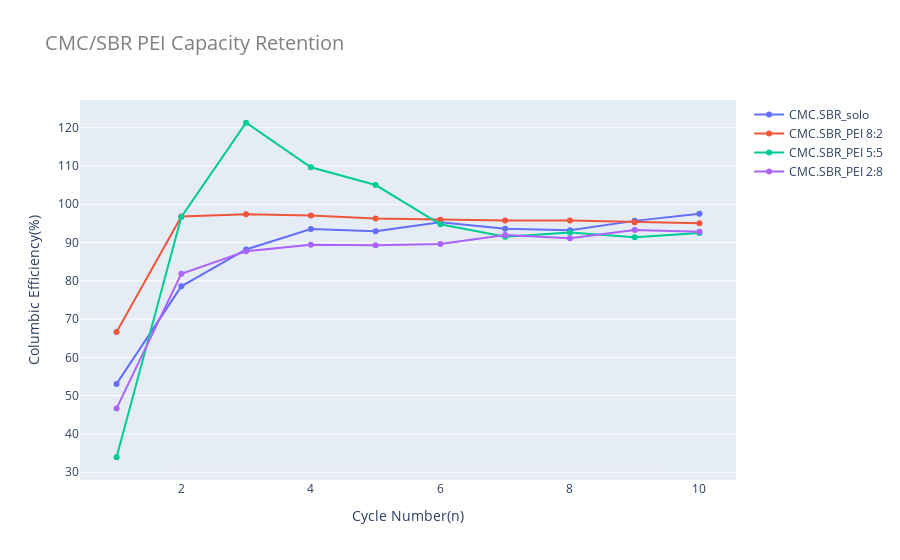

Notebook code for this chart:
### Code cell
layout = go.Layout(title='CMC/SBR PEI Capacity Retention', titlefont=dict(size=20, color='gray'),
                   xaxis={'title': {'text': 'Cycle Number(n)'}, # x축 라벨 추가, 그리드 숨김
                                   'gridwidth':1, 'showgrid':False},
                            yaxis={'title': {'text': 'Columbic Efficiency(%)'}})


volt_Retention = go.Figure(layout=layout)

# solo
volt_Retention.add_trace(go.Scatter(x=CycleN, 
                                 y=volt_sole['ColumbicEfficiency(%)'], mode='lines+markers', name = 'CMC.SBR_solo'))

volt_Retention.add_trace(go.Scatter(x=CycleN, 
                                 y=volt_8_2['ColumbicEfficiency(%)'], mode='lines+markers', name = 'CMC.SBR_PEI 8:2'))

volt_Retention.add_trace(go.Scatter(x=CycleN, 
                                 y=volt_5_5s['ColumbicEfficiency(%)'], mode='lines+markers', name = 'CMC.SBR_PEI 5:5'))

volt_Retention.add_trace(go.Scatter(x=CycleN, 
                                 y=volt_2_8['ColumbicEfficiency(%)'], mode='lines+markers', name = 'CMC.SBR_PEI 2:8'))
'''
#8:2
volt_inital.add_trace(go.Scatter(x=volt_8_2_formation_Dc['SpecificCapacity(mAh/g)'], 
                                 y=volt_8_2_formation_Dc['Voltage(V)'], mode='lines', name = '0.1C_Dchg_8:2'))
volt_inital.add_trace(go.Scatter(x=volt_8_2_formation_Ch['SpecificCapacity(mAh/g)'], 
                                 y=volt_8_2_formation_Ch['Voltage(V)'], mode='lines', name = '0.1C_Chg_8:2'))
# 5:5
volt_inital.add_trace(go.Scatter(x=volt_dchg['SpecificCapacity(mAh/g)'], 
                                 y=volt_dchg['Voltage(V)'], mode='lines', name = '0.1C_Dchg_5:5'))
volt_inital.add_trace(go.Scatter(x=volt_chg['SpecificCapacity(mAh/g)'], 
                                 y=volt_chg['Voltage(V)'], mode='lines', name = '0.1C_Chg_5:5'))

#2:8
volt_inital.add_trace(go.Scatter(x=volt_2_8_formation_Dc['SpecificCapacity(mAh/g)'], 
                                 y=volt_2_8_formation_Dc['Voltage(V)'], mode='lines', name = '0.1C_Dchg_2:8'))
volt_inital.add_trace(go.Scatter(x=volt_2_8_formation_Ch['SpecificCapacity(mAh/g)'], 
                                 y=volt_2_8_formation_Ch['Voltage(V)'], mode='lines', name = '0.1C_Chg_2:8'))

'''
volt_Retention.show()

### Figure 1 — Plotly figure (JSON) as saved in the notebook; plotly's stock layout.template omitted (floating-point values rounded to 4 significant figures)
{"data": [{"mode": "lines+markers", "name": "CMC.SBR_solo", "type": "scatter", "x": [1, 2, 3, 4, 5, 6, 7, 8, 9, 10], "y": [53.08, 78.56, 88.19, 93.52, 92.95, 95.3, 93.62, 93.22, 95.67, 97.5]}, {"mode": "lines+markers", "name": "CMC.SBR_PEI 8:2", "type": "scatter", "x": [1, 2, 3, 4, 5, 6, 7, 8, 9, 10], "y": [66.64, 96.79, 97.37, 97.09, 96.32, 95.99, 95.77, 95.76, 95.33, 95.07]}, {"mode": "lines+markers", "name": "CMC.SBR_PEI 5:5", "type": "scatter", "x": [1, 2, 3, 4, 5, 6, 7, 8, 9, 10], "y": [33.92, 96.67, 121.3, 109.7, 105.0, 94.79, 91.55, 92.64, 91.39, 92.5]}, {"mode": "lines+markers", "name": "CMC.SBR_PEI 2:8", "type": "scatter", "x": [1, 2, 3, 4, 5, 6, 7, 8, 9, 10], "y": [46.68, 81.86, 87.74, 89.45, 89.31, 89.65, 91.95, 91.12, 93.28, 92.83]}], "layout": {"title": {"font": {"color": "gray", "size": 20}, "text": "CMC/SBR PEI Capacity Retention"}, "xaxis": {"gridwidth": 1, "showgrid": false, "title": {"text": "Cycle Number(n)"}}, "yaxis": {"title": {"text": "Columbic Efficiency(%)"}}}}
